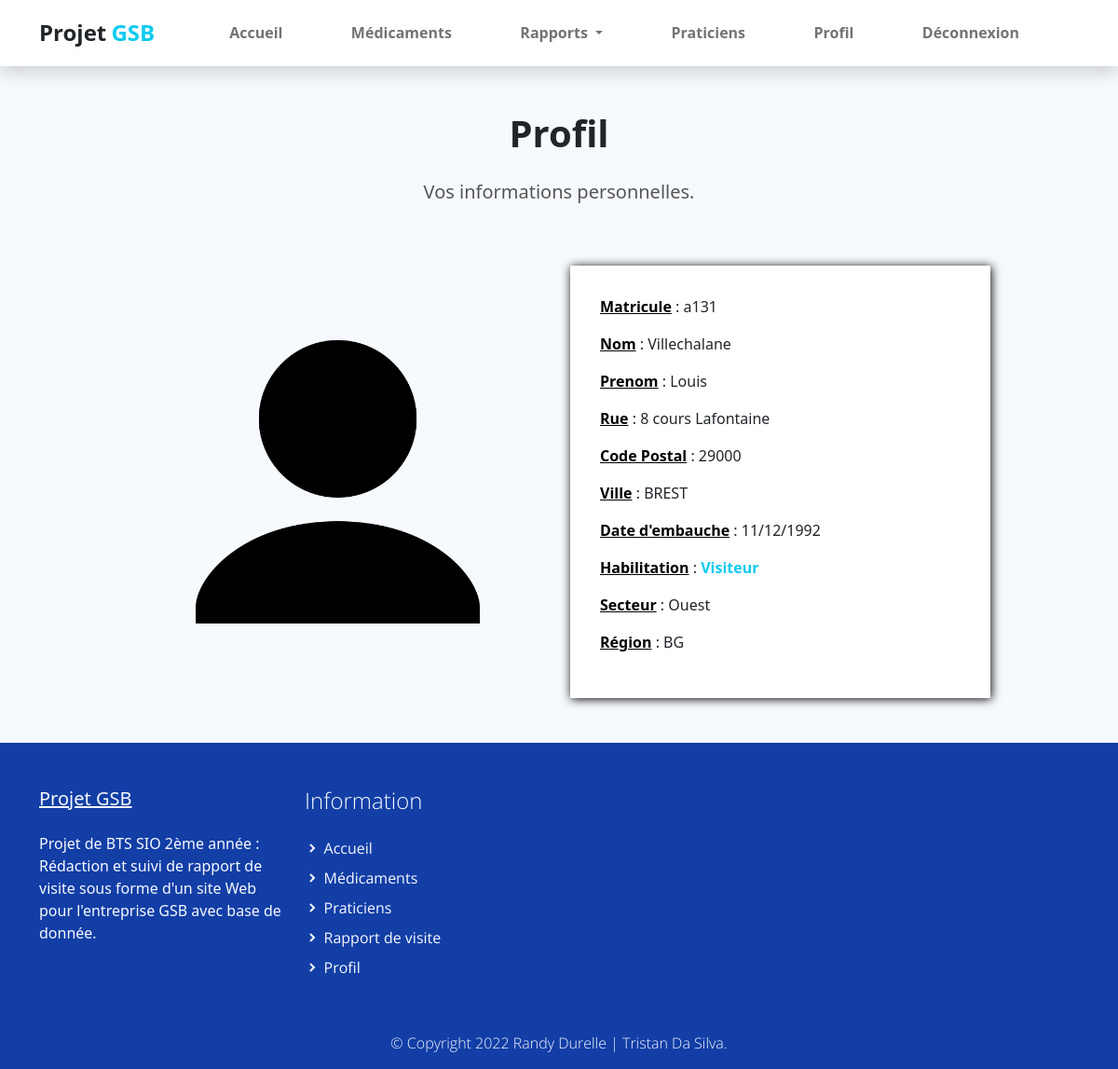
Before: /index.php?uc=connexion&action=profil (signed in) with the older database file.
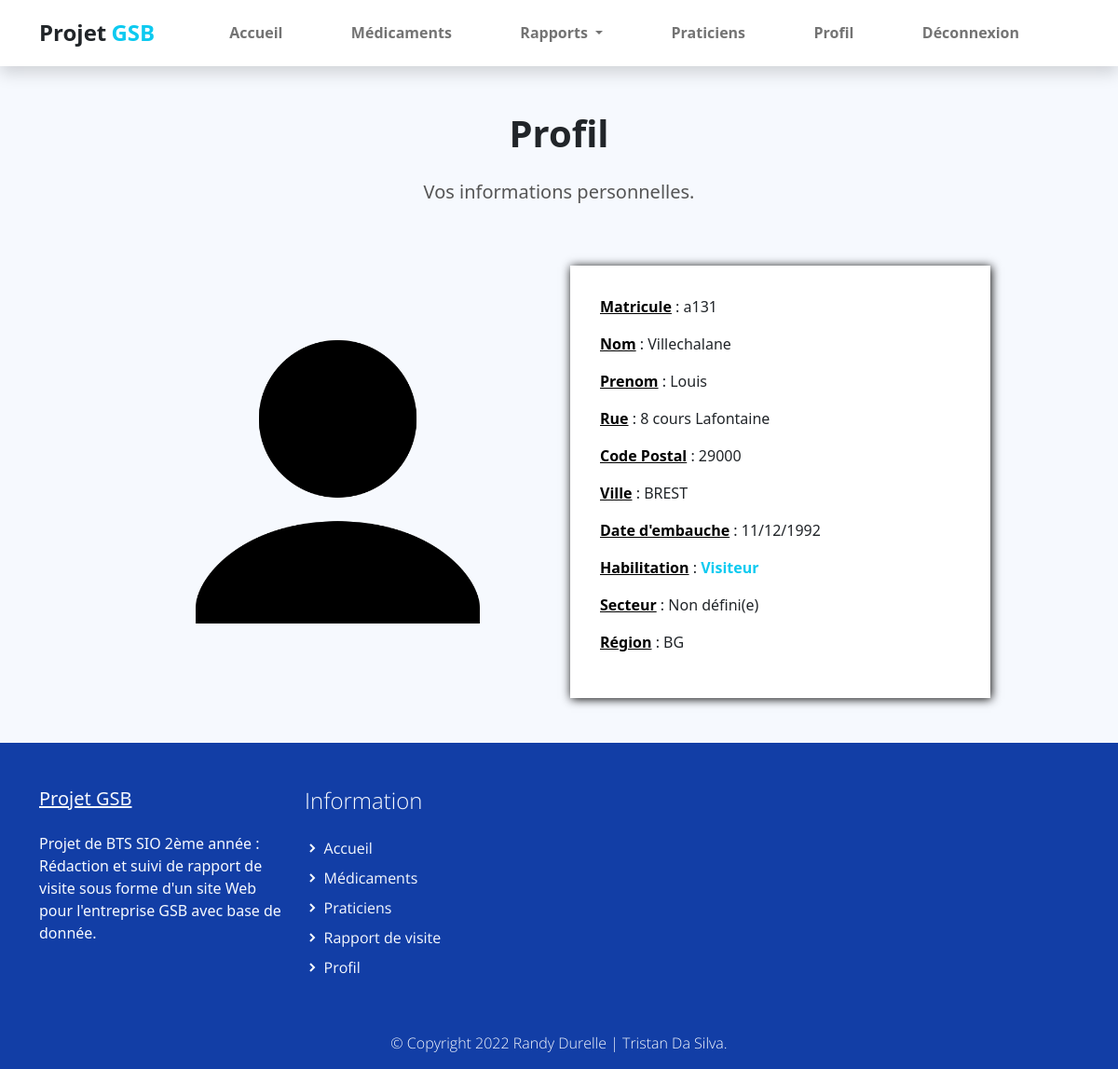
After: the same page with the newer database file.
### tables this page shows
CREATE TABLE IF NOT EXISTS `collaborateur` (
  `COL_MATRICULE` varchar(10) NOT NULL,
  `COL_NOM` varchar(25) DEFAULT NULL,
  `COL_PRENOM` varchar(50) DEFAULT NULL,
  `COL_ADRESSE` varchar(50) DEFAULT NULL,
  `COL_CP` varchar(5) DEFAULT NULL,
  `COL_VILLE` varchar(30) DEFAULT NULL,
  `COL_DATEEMBAUCHE` datetime DEFAULT NULL,
  `HAB_ID` int(11) DEFAULT NULL,
  `SEC_CODE` varchar(1) DEFAULT NULL,
  `REG_CODE` varchar(2) DEFAULT NULL,
  PRIMARY KEY (`COL_MATRICULE`),
  KEY `collaborateur_habilitation0_FK` (`HAB_ID`),
  KEY `collaborateur_secteur0_FK` (`SEC_CODE`),
  KEY `collaborateur_region1_FK` (`REG_CODE`)
);

CREATE TABLE IF NOT EXISTS `secteur` (
  `SEC_CODE` varchar(1) NOT NULL,
  `SEC_LIBELLE` varchar(15) DEFAULT NULL,
  PRIMARY KEY (`SEC_CODE`)
);

CREATE TABLE IF NOT EXISTS `habilitation` (
  `HAB_ID` int(11) NOT NULL,
  `HAB_LIB` varchar(30) NOT NULL,
  PRIMARY KEY (`HAB_ID`)
);

CREATE TABLE IF NOT EXISTS `region` (
  `REG_CODE` varchar(2) NOT NULL,
  `REG_NOM` varchar(50) DEFAULT NULL,
  `SEC_CODE` varchar(1) NOT NULL,
  PRIMARY KEY (`REG_CODE`),
  KEY `region_secteur0_FK` (`SEC_CODE`)
);

### modele/connexion.modele.inc.php (called while the page is built, shortened)
<?php
function getAllInformationCompte($matricule)
{
    try {
        $monPdo = connexionPDO();
        $req = 'SELECT c.`COL_MATRICULE` as `matricule`,c.`COL_NOM` as `nom`,`COL_PRENOM` as `prenom`,c.`COL_ADRESSE` as `adresse`,c.`COL_CP` as `cp`,c.`COL_VILLE` as `ville`, concat(DAY(COL_DATEEMBAUCHE),\'/\',MONTH(`COL_DATEEMBAUCHE`),\'/\',YEAR(`COL_DATEEMBAUCHE`)) as `date_embauche`, h.HAB_LIB as `habilitation` ,s.SEC_LIBELLE as `secteur`, r.REG_CODE as `region` FROM collaborateur c LEFT JOIN secteur s ON s.`SEC_CODE`=c.`SEC_CODE` LEFT JOIN habilitation h ON h.HAB_ID=c.HAB_ID LEFT JOIN region r ON r.REG_CODE=c.REG_CODE WHERE c.COL_MATRICULE="' . $matricule . '"';
        $res = $monPdo->query($req);
        $result = $res->fetch();
        return $result;
    } catch (PDOException $e) {
        print "Erreur !: " . $e->getMessage();
        die();
    }
}

### vues/v_profil.php (the view)
<section class="bg-light">
    <div class="container">
        <div class="structure-hero pt-lg-5 pt-4">
            <h1 class="titre text-center">Profil</h1>
            <p class="text text-center">
                Vos informations personnelles.
            </p>
        </div>
        <div class="row align-items-center justify-content-center">
            <div class="test col-12 col-sm-8 col-lg-6 col-xl-5 col-xxl-4 py-lg-5">
                <img class="img-fluid w-75" src="assets/img/profil.png">
            </div>
            <div class="test col-12 col-sm-8 col-lg-6 col-xl-5 col-xxl-4 py-lg-5 py-3">
                <div class="formulaire">
                    <p><span class="carac">Matricule</span> : <?php echo $info[0] ?></p>
                    <p><span class="carac">Nom</span> : <?php echo $info[1] ?></p>
                    <p><span class="carac">Prenom</span> : <?php echo $info[2] ?></p>
                    <p><span class="carac">Rue</span> : <?php echo $info[3] ?></p>
                    <p><span class="carac">Code Postal</span> : <?php echo $info[4] ?></p>
                    <p><span class="carac">Ville</span> : <?php echo $info[5] ?></p>
                    <p><span class="carac">Date d'embauche</span> : <?php echo $info[6] ?></p>
                    <p><span class="carac">Habilitation</span> : <span style="color:#0DCAF0;font-weight: 700;"> <?php echo $info[7] ?></span></p>
                    <p><span class="carac">Secteur</span> : <?php echo $info[8] ?></p>
                    <p><span class="carac">Région</span> : <?php echo $info[9] ?></p>
                </div>
            </div>
        </div>
</section>

Changed rows visible on the page:
changed collaborateur "Villechalane": SEC_CODE.SEC_LIBELLE "Ouest" → (not shown)
Other visible differences:
$info[8]: (not shown) → "Non défini(e)"
